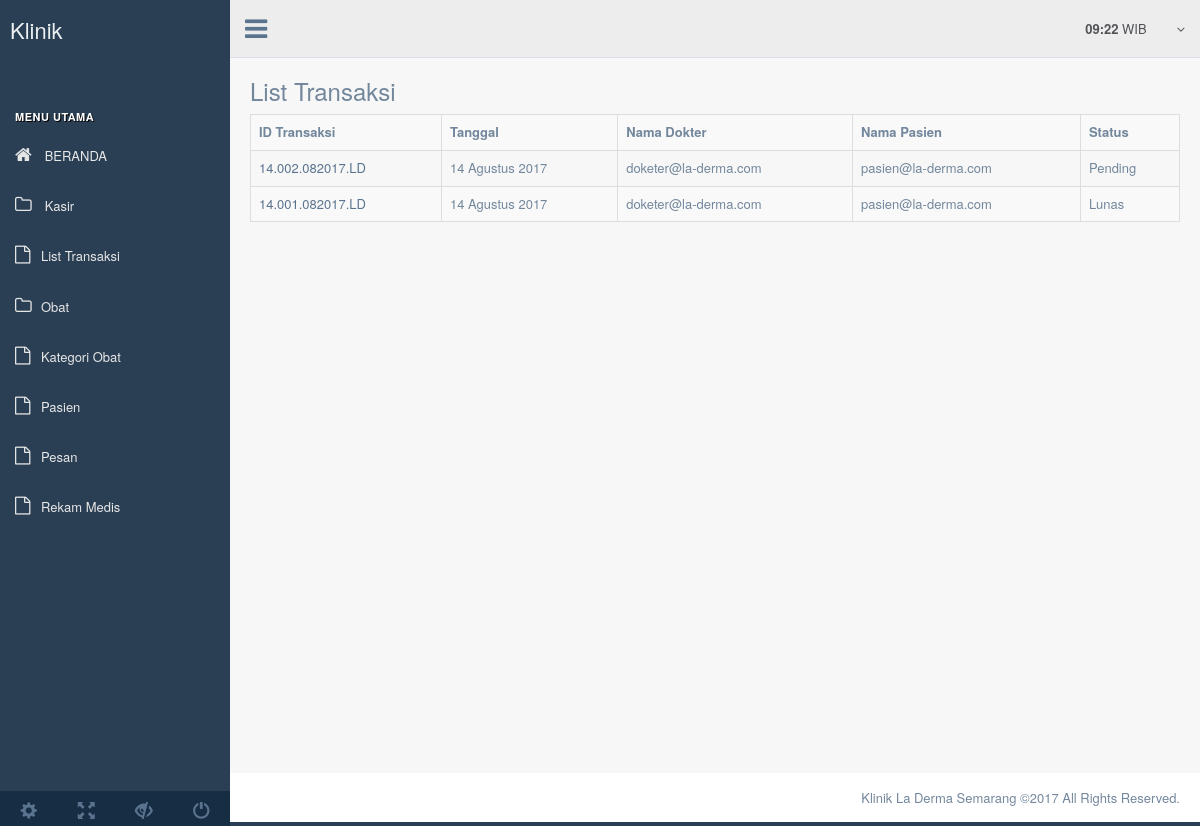
The app's page /index.php/c_kasir/tx_list, older data.
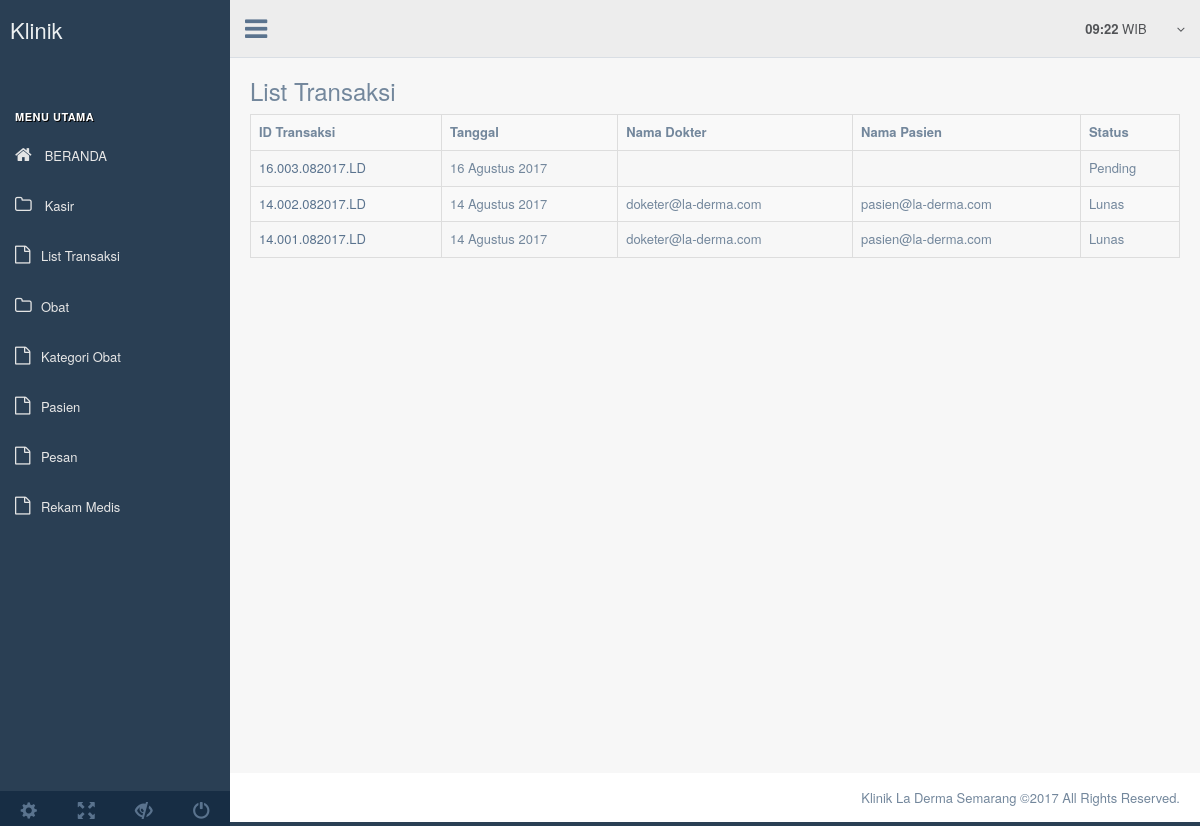
The same page, newer data.
### tables this page shows
CREATE TABLE `transaksi` (
  `idTransaksi` varchar(20) NOT NULL,
  `idPasien` varchar(100) NOT NULL,
  `idDokter` varchar(100) NOT NULL,
  `total_bayar` bigint(10) NOT NULL,
  `status` enum('Pending','Terjual','Lunas') NOT NULL,
  `idCreate` varchar(100) NOT NULL,
  `date` date NOT NULL
);

### application/libraries/Template.php (called while the page is built)
<?php if ( ! defined('BASEPATH')) exit('No direct script access allowed');
class Template {
		var $template_data = array();
		function set($name, $value)
		{
			$this->template_data[$name] = $value;
		}
		function load($template = '', $view = '' , $view_data = array(), $return = FALSE)
		{
			$this->CI =& get_instance();
			$this->set('contents', $this->CI->load->view($view, $view_data, TRUE));
			return $this->CI->load->view($template, $this->template_data, $return);
		}
}

### application/controllers/C_kasir.php (called while the page is built, shortened)
<?php defined('BASEPATH') OR exit('No direct script access allowed');
	class C_kasir extends CI_Controller
	{
		public function tx_list()
		{
			$data = [
				'list' => $this->K_kasir->tx_list(),
			];
			$this->template->load('template','tx_list',$data);
		}
	}
?>

### index.php (called while the page is built, shortened)
<?php
require_once BASEPATH.'core/CodeIgniter.php';

### application/models/K_kasir.php (called while the page is built, shortened)
<?php
	class K_kasir extends CI_Model
	{
		function tx_list()
		{
			$this->db->order_by('idTransaksi', 'DESC');
			return $this->db->get('transaksi')->result();
		}
	}
?>

### application/helpers/nuris_helper.php (called while the page is built, shortened)
<?php
function format_tanggal($tanggal){
 $tanggal_terbentuk="";
 $tanggal=explode(" ",$tanggal);
 $set1=explode("-",$tanggal[0]);
 $tanggal_terbentuk.=" ".$set1[2]." ";
 switch ($set1[1]) {
    case '08':
        $tanggal_terbentuk.="Agustus";
        break;
 }
 $tanggal_terbentuk.=" ".$set1[0];
return $tanggal_terbentuk;
}

### application/views/tx_list.php (the view, shortened to what this page needs)
<section class='content'>
  <div class='row'>
    <div class='col-xs-12'>
      <div>
        <div class='box-header'>
        <h3 class='box-title'>List Transaksi</h3>
        <table class="table table-bordered table-striped" id="mytable">
            <tr>
                <th>ID Transaksi</th>
                <th>Tanggal</th>
                <th>Nama Dokter</th>
                <th>Nama Pasien</th>
                <th>Status</th>
            </tr>
            <?php
                foreach ($list as $row) {
                if ($row->status == "Pending") {
                    $url = "step2";
                }else{
                    $url = "step3";
                }
            ?>
            <tr>
                <td><a href="<?= base_url('c_kasir/'.$url.'/'.$row->idTransaksi) ?>"><?= $row->idTransaksi ?></a></td>
                <td><?= format_tanggal($row->date) ?></td>
                <td><?= $row->idDokter ?></td>
                <td><?= $row->idPasien ?></td>
                <td><?= $row->status ?></td>
            </tr>
            <?php
                }
            ?>
        </table>
</div>
      </div>
    </div>
  </div>
</section>

Row changes from the older to the newer data that the page shows:
added transaksi: idTransaksi "16.003.082017.LD", date "16 Agustus 2017", status "Pending"
changed transaksi "14.002.082017.LD": status "Pending" → "Lunas"
